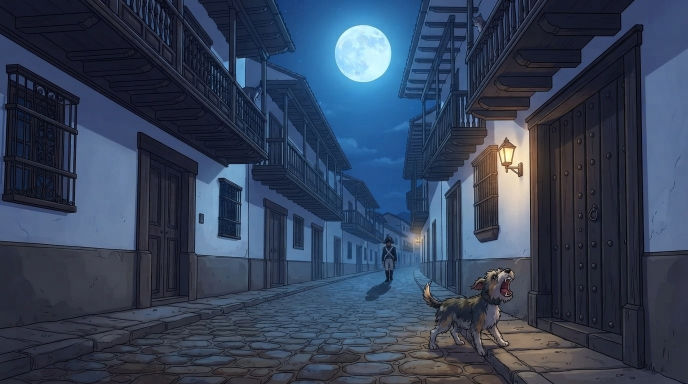
#> input picture projects/ep04-bolivar/assets/img/01.jpg, 1376 x 768 px, given in place of 01.jpg.jpg, which was not available (shown at 1/2 size)
$ python -i render.py   (imports and definitions only)
#> lines starting #> are read from the running program, lines starting #| are printed output that depends on the picture
"""EP04 Bolívar — montaje 16:9 a partir de imágenes fijas (Ken Burns + sellos del canal).

  python3 render.py                      # vídeo mudo completo -> build/video_silent.mp4 + story/shots.json
  python3 render.py --stills 12,95,300   # fotogramas sueltos para revisar -> build/stills/
  python3 render.py --from 0 --to 20     # trozo de prueba -> build/test.mp4

Después: python3 audio/mix.py --project projects/ep04-bolivar   (voz + música + efectos)
"""
import argparse, json, math, os, re, subprocess, sys, unicodedata
from multiprocessing import Pool
import cv2, numpy as np
from PIL import Image, ImageDraw, ImageFont, ImageFilter

HERE = os.path.dirname(os.path.abspath(__file__)); ROOT = os.path.dirname(os.path.dirname(HERE))
sys.path.insert(0, HERE)
import plan as PLAN

W, H, FPS = 1920, 1080, 24
XF = 0.25                                   # fundido entre planos (s)
FB = f'{ROOT}/assets/fonts/Fredoka-Bold.ttf'; FN = f'{ROOT}/assets/fonts/Nunito-Black.ttf'; FA = f'{ROOT}/assets/fonts/Anton-Regular.ttf'
OL, YEL, CREAM, RED, WHITE = (43, 33, 28), (242, 233, 74), (255, 248, 232), (200, 40, 32), (255, 255, 255)
# [1 line that did not run here, left out]
# [1 line that did not run here, left out]


# ------------------------------------------------------------------ anclas: frase del guion -> segundo
def norm(s):
    s = unicodedata.normalize('NFD', s.lower()); s = ''.join(c for c in s if unicodedata.category(c) != 'Mn')
    return re.sub(r'[^a-z0-9ñ ]+', ' ', s).split()


# [1 line not run here, left out]
# [1 line that did not run here, left out]


# [19 lines left out: functions find, build, not called in this run]


# ------------------------------------------------------------------ imágenes
_cache = {}


# [8 lines left out: function grade, not called in this run]


def src(name, mode=None):
#> called with name = 'assets/img/01.jpg'
    k = (name, mode)
    if k not in _cache:
        im = Image.open(f'{HERE}/assets/img/{name}.jpg').convert('RGB')
#> im is the input picture: PIL image 1376x768 RGB; mean R, G, B 52.3, 65.4, 88
        im = im.resize((im.width * 2, im.height * 2), Image.LANCZOS).filter(ImageFilter.UnsharpMask(2, 60, 2))
#> im: PIL image 2752x1536 RGB
        a = cv2.cvtColor(np.asarray(im), cv2.COLOR_RGB2BGR)
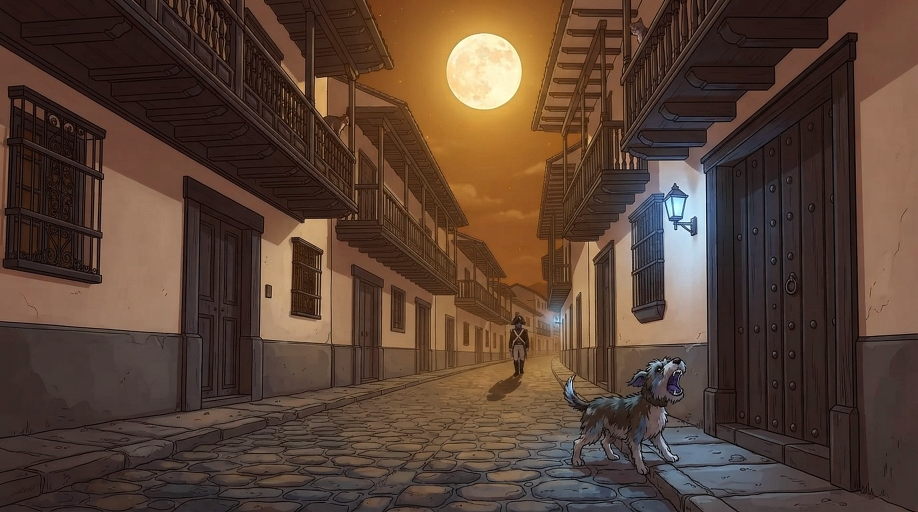
#> a: shape (1536, 2752, 3) (shown at 1/3 size); mean R, G, B 88, 65.4, 52.4
        _cache[k] = grade(a, mode) if mode else a
    return _cache[k]


def ease(x): x = min(1, max(0, x)); return x * x * (3 - 2 * x)


# [17 lines left out: function kb, not called in this run]


# ------------------------------------------------------------------ rótulos (capas RGBA pre-dibujadas)
def font(p, s): return ImageFont.truetype(p, s)


def layer(): return Image.new('RGBA', (W, H), (0, 0, 0, 0))


def rot(L, ang, cx, cy):
    return L.rotate(ang, resample=Image.BICUBIC, center=(cx, cy))


# [58 lines left out: function draw_overlay, not called in this run]


_ov = {}


# [38 lines left out: functions ov_layer, comp, frame_at, not called in this run]


_obg = {}


# [42 lines left out: functions outro, render_chunk, main, not called in this run]


# [2 lines not run here, left out]

>>> result = src('assets/img/01.jpg')

$ run again, on projects/ep04-bolivar/assets/img/05.jpg
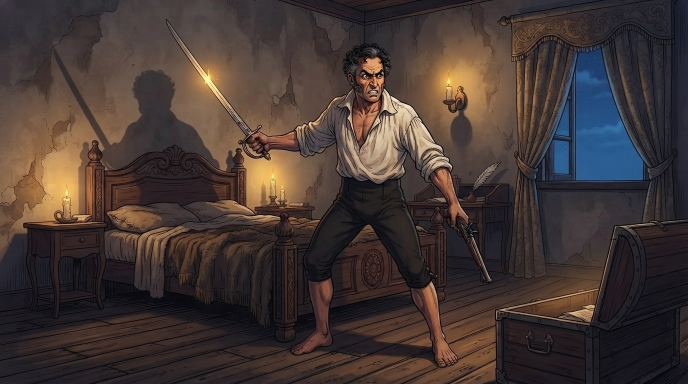
#> input picture projects/ep04-bolivar/assets/img/05.jpg, 1376 x 768 px, given in place of 05.jpg.jpg, which was not available (shown at 1/2 size)
#> in src, im is the input picture: PIL image 1376x768 RGB; mean R, G, B 68.3, 55.5, 51.8
#> im: PIL image 2752x1536 RGB
#> in src, `a = cv2.cvtColor(np.asarray(im), cv2.COLOR_RGB2BGR)`:
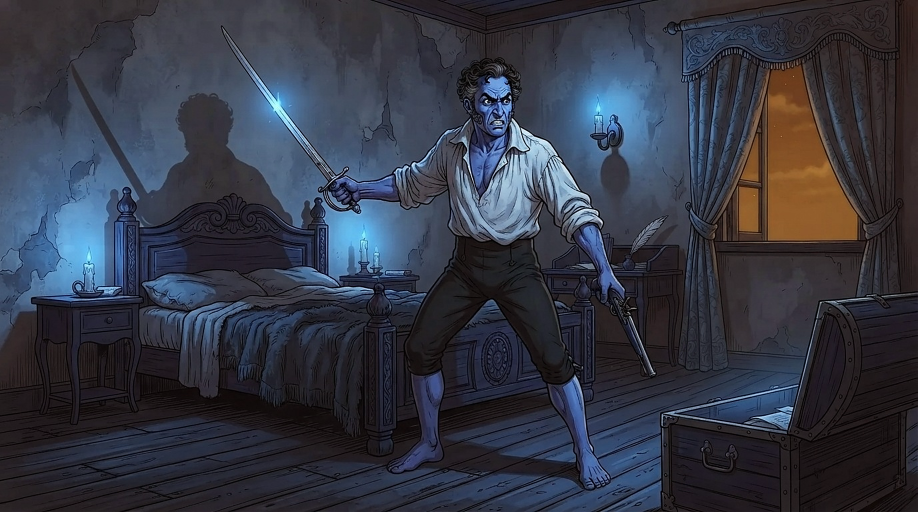
#> a: shape (1536, 2752, 3) (shown at 1/3 size); mean R, G, B 52, 55.6, 68.3

$ run again, on projects/ep04-bolivar/assets/img/06.jpg
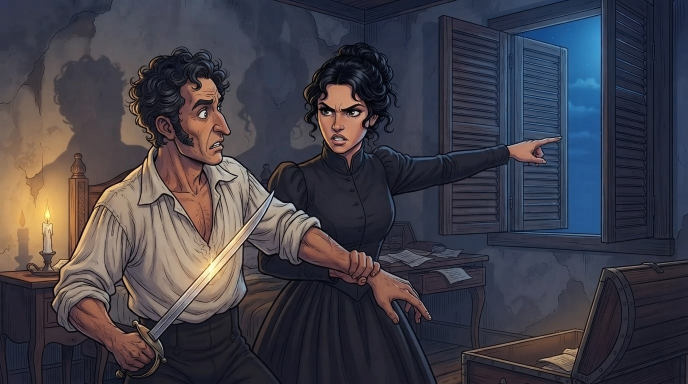
#> input picture projects/ep04-bolivar/assets/img/06.jpg, 1376 x 768 px, given in place of 06.jpg.jpg, which was not available (shown at 1/2 size)
#> in src, im is the input picture: PIL image 1376x768 RGB; mean R, G, B 65.3, 62.6, 71.5
#> im: PIL image 2752x1536 RGB
#> in src, `a = cv2.cvtColor(np.asarray(im), cv2.COLOR_RGB2BGR)`:
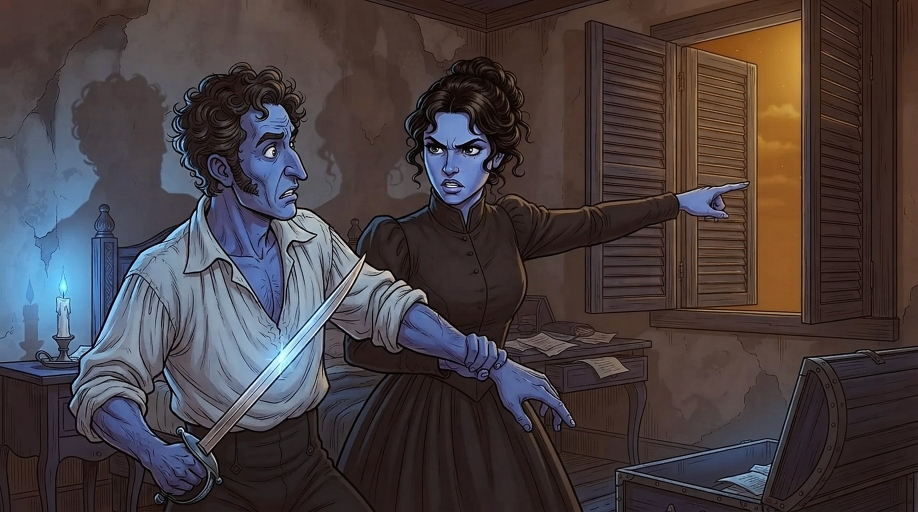
#> a: shape (1536, 2752, 3) (shown at 1/3 size); mean R, G, B 71.6, 62.7, 65.4

$ run again, on projects/ep04-bolivar/assets/img/07.jpg
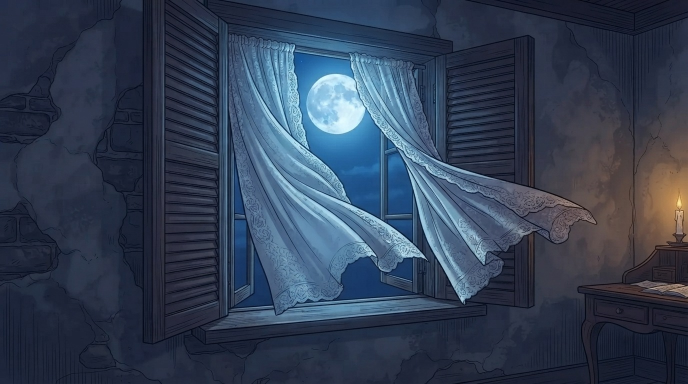
#> input picture projects/ep04-bolivar/assets/img/07.jpg, 1376 x 768 px, given in place of 07.jpg.jpg, which was not available (shown at 1/2 size)
#> in src, im is the input picture: PIL image 1376x768 RGB; mean R, G, B 50.5, 63.4, 84.2
#> im: PIL image 2752x1536 RGB
#> in src, `a = cv2.cvtColor(np.asarray(im), cv2.COLOR_RGB2BGR)`:
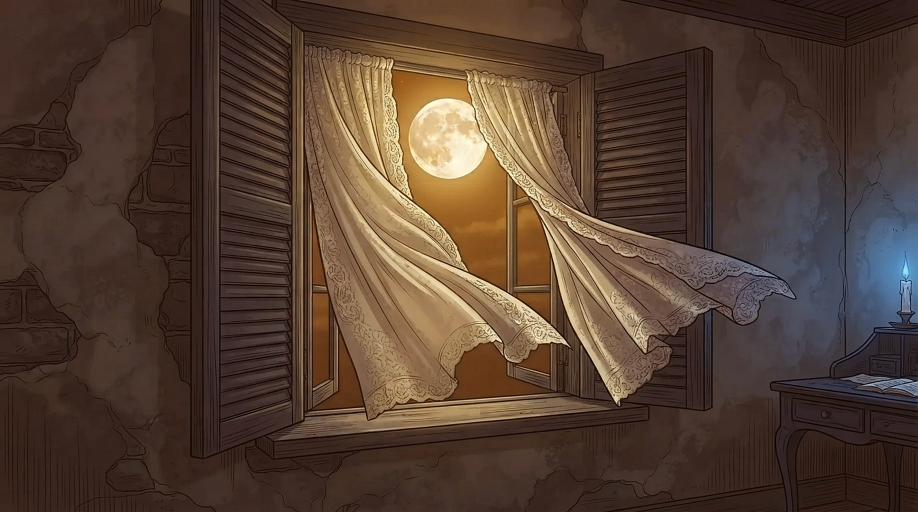
#> a: shape (1536, 2752, 3) (shown at 1/3 size); mean R, G, B 84.1, 63.4, 50.6
